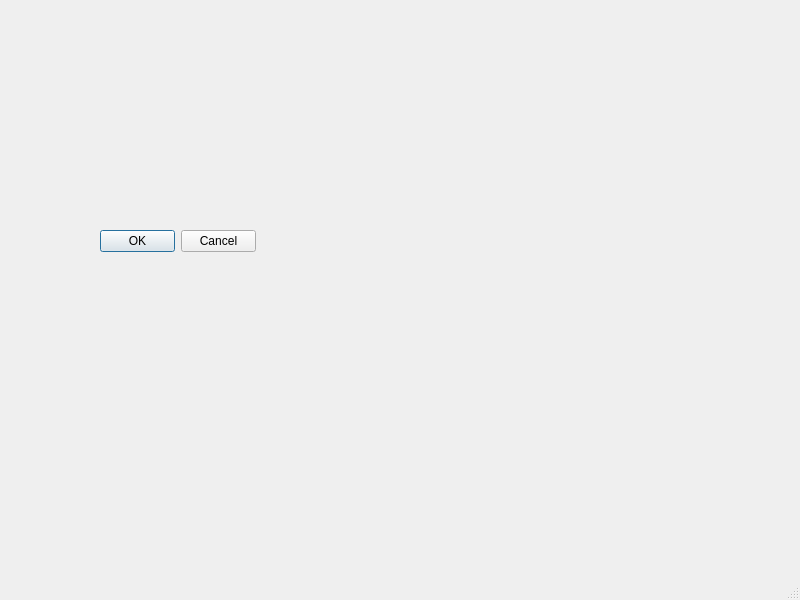
<?xml version="1.0" encoding="UTF-8"?>
<ui version="4.0">
 <class>MainWindow</class>
 <widget class="QMainWindow" name="MainWindow">
  <property name="geometry">
   <rect>
    <x>0</x>
    <y>0</y>
    <width>800</width>
    <height>600</height>
   </rect>
  </property>
  <property name="windowTitle">
   <string>MainWindow</string>
  </property>
  <widget class="QWidget" name="centralwidget">
   <widget class="QDialogButtonBox" name="buttonBox">
    <property name="geometry">
     <rect>
      <x>100</x>
      <y>230</y>
      <width>156</width>
      <height>23</height>
     </rect>
    </property>
    <property name="standardButtons">
     <set>QDialogButtonBox::Cancel|QDialogButtonBox::Ok</set>
    </property>
   </widget>
  </widget>
  <widget class="QMenuBar" name="menubar">
   <property name="geometry">
    <rect>
     <x>0</x>
     <y>0</y>
     <width>800</width>
     <height>21</height>
    </rect>
   </property>
  </widget>
  <widget class="QStatusBar" name="statusbar"/>
 </widget>
 <resources/>
 <connections/>
</ui>
